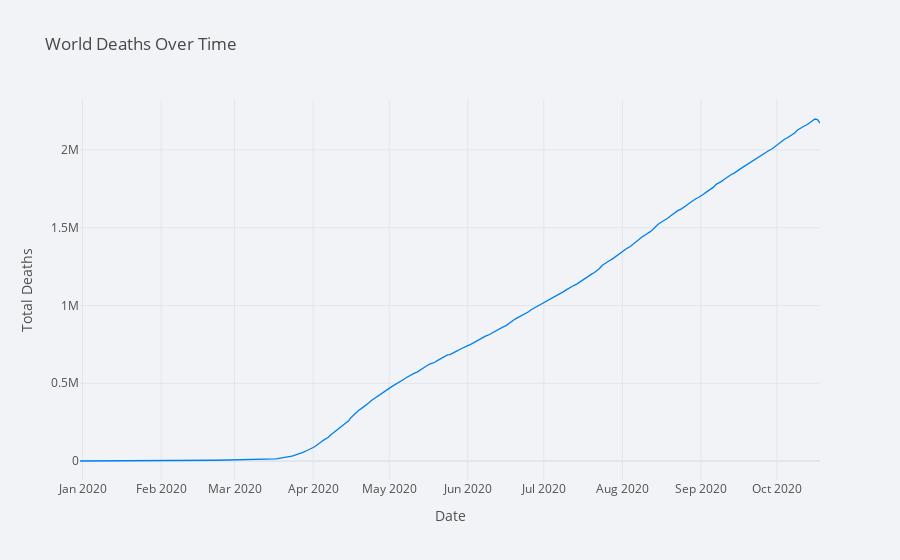

The notebook cell saved with this chart:
### Code cell
series2 = df[(df.location=="World")]
series2 = df.groupby('date').total_deaths.sum()
plyo.iplot(series2.iplot(asFigure=True
                          ,title='World Deaths Over Time'
                          ,theme='polar'
                          ,xTitle='Date'
                          ,yTitle='Total Deaths'))

### Figure 1 — Plotly figure (JSON) as saved in the notebook; plotly's stock layout.template omitted (floating-point values rounded to 4 significant figures; data arrays with more than 128 entries replaced by an {"elided": "..."} marker saying what was removed)
{"data": [{"line": {"color": "rgba(0, 128, 240, 1.0)", "dash": "solid", "shape": "linear", "width": 1.3}, "mode": "lines", "name": "total_deaths", "text": "", "type": "scatter", "x": {"elided": "293 str values"}, "y": {"elided": "293 int values"}}], "layout": {"legend": {"bgcolor": "#F2F3F7", "font": {"color": "#505050"}}, "paper_bgcolor": "#F2F3F7", "plot_bgcolor": "#F2F3F7", "title": {"font": {"color": "#484848"}, "text": "World Deaths Over Time"}, "xaxis": {"gridcolor": "#E1E5ED", "showgrid": true, "tickfont": {"color": "#505050"}, "title": {"font": {"color": "#505050"}, "text": "Date"}, "zerolinecolor": "#E1E5ED"}, "yaxis": {"gridcolor": "#E1E5ED", "showgrid": true, "tickfont": {"color": "#505050"}, "title": {"font": {"color": "#505050"}, "text": "Total Deaths"}, "zerolinecolor": "#E1E5ED"}}}
